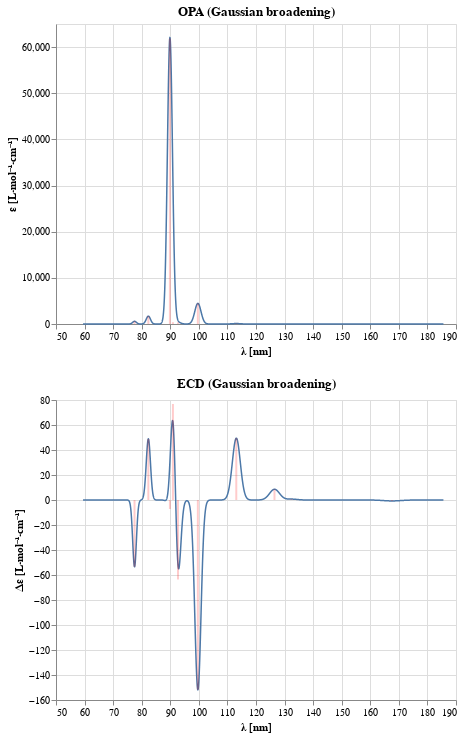

The cell this chart's notebook holds for it:
### Markdown cell above
And we can plot the results, of course!

### Code cell
import numpy as np

# get poles and residues to plot OPA and ECD spectra
poles = [r["EXCITATION ENERGY"] for r in res]
opa_residues = [np.linalg.norm(r["ELECTRIC DIPOLE TRANSITION MOMENT (LEN)"])**2 for r in res]
ecd_residues = [r["ROTATORY STRENGTH (LEN)"] for r in res]

from psi4.driver.p4util import spectrum

opa_spectrum = spectrum(poles=poles, residues=opa_residues, gamma=0.01, out_units="nm")

ecd_spectrum = spectrum(poles=poles, residues=ecd_residues, kind="ECD", gamma=0.01, out_units="nm")

from altair_spectrum import plot_spectrum

opa_plot = plot_spectrum(opa_spectrum,
                         title="OPA (Gaussian broadening)",
                         x_title=("λ", "nm"))

ecd_plot = plot_spectrum(ecd_spectrum,
                         title="ECD (Gaussian broadening)",
                         x_title=("λ", "nm"),
                         y_title=("Δε", "L⋅mol⁻¹⋅cm⁻¹"))

opa_plot & ecd_plot

### Figure 1 — Vega-Lite specification as saved in the notebook (floating-point values rounded to 4 significant figures; data arrays with more than 128 entries replaced by an {"elided": "..."} marker saying what was removed)
{"config": {"view": {"continuousWidth": 400, "continuousHeight": 300}}, "vconcat": [{"layer": [{"data": {"name": "data-fde5ff47459facdd072089a6a44cdf32"}, "mark": {"type": "line", "size": 1.5}, "encoding": {"x": {"type": "quantitative", "axis": {"offset": 0, "title": "λ [nm]"}, "field": "x"}, "y": {"type": "quantitative", "axis": {"title": "ε [L⋅mol⁻¹⋅cm⁻¹]"}, "field": "y"}}}, {"data": {"name": "data-fde5ff47459facdd072089a6a44cdf32"}, "mark": "circle", "encoding": {"x": {"type": "quantitative", "axis": {"offset": 0, "title": "λ [nm]"}, "field": "x"}, "y": {"type": "quantitative", "axis": {"title": "ε [L⋅mol⁻¹⋅cm⁻¹]"}, "field": "y"}}, "transform": [{"filter": {"selection": "selector003"}}]}, {"data": {"name": "data-fde5ff47459facdd072089a6a44cdf32"}, "mark": "rule", "encoding": {"opacity": {"condition": {"value": 0.3, "selection": "selector003"}, "value": 0}, "tooltip": [{"type": "quantitative", "field": "x", "format": ".4f", "title": "λ"}, {"type": "quantitative", "field": "y", "format": ".1f", "title": "ε"}], "x": {"type": "quantitative", "field": "x"}}, "selection": {"selector003": {"type": "single", "fields": ["x"], "nearest": true, "on": "mouseover", "empty": "none", "clear": "mouseout"}}}, {"data": {"name": "data-3e0cc3feef52c105ee30bf45c94d555c"}, "mark": {"type": "bar", "color": "red", "opacity": 0.2, "size": 2}, "encoding": {"x": {"type": "quantitative", "field": "poles"}, "y": {"type": "quantitative", "field": "residues"}}}], "title": "OPA (Gaussian broadening)"}, {"layer": [{"data": {"name": "data-520ecdff599f2748c3c892eb023cc139"}, "mark": {"type": "line", "size": 1.5}, "encoding": {"x": {"type": "quantitative", "axis": {"offset": 0, "title": "λ [nm]"}, "field": "x"}, "y": {"type": "quantitative", "axis": {"title": "Δε [L⋅mol⁻¹⋅cm⁻¹]"}, "field": "y"}}}, {"data": {"name": "data-520ecdff599f2748c3c892eb023cc139"}, "mark": "circle", "encoding": {"x": {"type": "quantitative", "axis": {"offset": 0, "title": "λ [nm]"}, "field": "x"}, "y": {"type": "quantitative", "axis": {"title": "Δε [L⋅mol⁻¹⋅cm⁻¹]"}, "field": "y"}}, "transform": [{"filter": {"selection": "selector004"}}]}, {"data": {"name": "data-520ecdff599f2748c3c892eb023cc139"}, "mark": "rule", "encoding": {"opacity": {"condition": {"value": 0.3, "selection": "selector004"}, "value": 0}, "tooltip": [{"type": "quantitative", "field": "x", "format": ".4f", "title": "λ"}, {"type": "quantitative", "field": "y", "format": ".1f", "title": "Δε"}], "x": {"type": "quantitative", "field": "x"}}, "selection": {"selector004": {"type": "single", "fields": ["x"], "nearest": true, "on": "mouseover", "empty": "none", "clear": "mouseout"}}}, {"data": {"name": "data-f88d3faa65c92a14ef8da63872e395a1"}, "mark": {"type": "bar", "color": "red", "opacity": 0.2, "size": 2}, "encoding": {"x": {"type": "quantitative", "field": "poles"}, "y": {"type": "quantitative", "field": "residues"}}}], "title": "ECD (Gaussian broadening)"}], "$schema": "https://vega.github.io/schema/vega-lite/v4.8.1.json", "datasets": {"data-fde5ff47459facdd072089a6a44cdf32": {"elided": "5000 records"}, "data-3e0cc3feef52c105ee30bf45c94d555c": [{"poles": 167.6, "residues": 1.62}, {"poles": 132.5, "residues": 3.663e-06}, {"poles": 126.5, "residues": 2.072}, {"poles": 113.1, "residues": 96.6}, {"poles": 99.65, "residues": 4469.0}, {"poles": 92.7, "residues": 354.8}, {"poles": 90.93, "residues": 388.6}, {"poles": 89.87, "residues": 61850.0}, {"poles": 82.32, "residues": 1702.0}, {"poles": 77.48, "residues": 584.8}], "data-520ecdff599f2748c3c892eb023cc139": {"elided": "5000 records"}, "data-f88d3faa65c92a14ef8da63872e395a1": [{"poles": 167.6, "residues": -0.7461}, {"poles": 132.5, "residues": 0.7091}, {"poles": 126.5, "residues": 8.568}, {"poles": 113.1, "residues": 49.45}, {"poles": 99.65, "residues": -151.8}, {"poles": 92.7, "residues": -63.6}, {"poles": 90.93, "residues": 76.79}, {"poles": 89.87, "residues": -7.186}, {"poles": 82.32, "residues": 48.86}, {"poles": 77.48, "residues": -53.38}]}}
